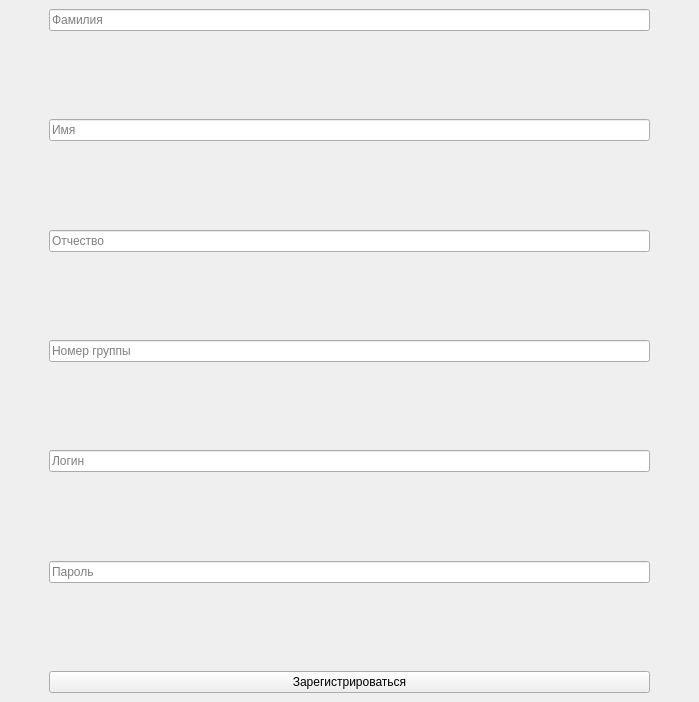
<?xml version="1.0" encoding="UTF-8"?>
<ui version="4.0">
 <class>RegisterWindow</class>
 <widget class="QMainWindow" name="RegisterWindow">
  <property name="geometry">
   <rect>
    <x>0</x>
    <y>0</y>
    <width>699</width>
    <height>702</height>
   </rect>
  </property>
  <property name="windowTitle">
   <string>MainWindow</string>
  </property>
  <widget class="QWidget" name="centralwidget">
   <layout class="QGridLayout" name="gridLayout">
    <item row="0" column="0">
     <layout class="QGridLayout" name="gridLayout_2">
      <item row="8" column="0">
       <layout class="QHBoxLayout" name="horizontalLayout_9">
        <item>
         <spacer name="horizontalSpacer_9">
          <property name="orientation">
           <enum>Qt::Horizontal</enum>
          </property>
          <property name="sizeType">
           <enum>QSizePolicy::Fixed</enum>
          </property>
          <property name="sizeHint" stdset="0">
           <size>
            <width>40</width>
            <height>20</height>
           </size>
          </property>
         </spacer>
        </item>
        <item>
         <widget class="QLineEdit" name="loginField">
          <property name="placeholderText">
           <string>Логин</string>
          </property>
         </widget>
        </item>
        <item>
         <spacer name="horizontalSpacer_10">
          <property name="orientation">
           <enum>Qt::Horizontal</enum>
          </property>
          <property name="sizeType">
           <enum>QSizePolicy::Fixed</enum>
          </property>
          <property name="sizeHint" stdset="0">
           <size>
            <width>40</width>
            <height>20</height>
           </size>
          </property>
         </spacer>
        </item>
       </layout>
      </item>
      <item row="3" column="0">
       <spacer name="verticalSpacer_5">
        <property name="orientation">
         <enum>Qt::Vertical</enum>
        </property>
        <property name="sizeHint" stdset="0">
         <size>
          <width>20</width>
          <height>40</height>
         </size>
        </property>
       </spacer>
      </item>
      <item row="0" column="0">
       <layout class="QHBoxLayout" name="horizontalLayout_5">
        <item>
         <spacer name="horizontalSpacer_3">
          <property name="orientation">
           <enum>Qt::Horizontal</enum>
          </property>
          <property name="sizeType">
           <enum>QSizePolicy::Fixed</enum>
          </property>
          <property name="sizeHint" stdset="0">
           <size>
            <width>40</width>
            <height>20</height>
           </size>
          </property>
         </spacer>
        </item>
        <item>
         <widget class="QLineEdit" name="surnameField">
          <property name="placeholderText">
           <string>Фамилия</string>
          </property>
         </widget>
        </item>
        <item>
         <spacer name="horizontalSpacer_4">
          <property name="orientation">
           <enum>Qt::Horizontal</enum>
          </property>
          <property name="sizeType">
           <enum>QSizePolicy::Fixed</enum>
          </property>
          <property name="sizeHint" stdset="0">
           <size>
            <width>40</width>
            <height>20</height>
           </size>
          </property>
         </spacer>
        </item>
       </layout>
      </item>
      <item row="10" column="0">
       <layout class="QHBoxLayout" name="horizontalLayout_10">
        <item>
         <spacer name="horizontalSpacer_11">
          <property name="orientation">
           <enum>Qt::Horizontal</enum>
          </property>
          <property name="sizeType">
           <enum>QSizePolicy::Fixed</enum>
          </property>
          <property name="sizeHint" stdset="0">
           <size>
            <width>40</width>
            <height>20</height>
           </size>
          </property>
         </spacer>
        </item>
        <item>
         <widget class="QLineEdit" name="passwordField">
          <property name="placeholderText">
           <string>Пароль</string>
          </property>
         </widget>
        </item>
        <item>
         <spacer name="horizontalSpacer_12">
          <property name="orientation">
           <enum>Qt::Horizontal</enum>
          </property>
          <property name="sizeType">
           <enum>QSizePolicy::Fixed</enum>
          </property>
          <property name="sizeHint" stdset="0">
           <size>
            <width>40</width>
            <height>20</height>
           </size>
          </property>
         </spacer>
        </item>
       </layout>
      </item>
      <item row="12" column="0">
       <layout class="QHBoxLayout" name="horizontalLayout_4">
        <item>
         <spacer name="horizontalSpacer_13">
          <property name="orientation">
           <enum>Qt::Horizontal</enum>
          </property>
          <property name="sizeType">
           <enum>QSizePolicy::Minimum</enum>
          </property>
          <property name="sizeHint" stdset="0">
           <size>
            <width>40</width>
            <height>20</height>
           </size>
          </property>
         </spacer>
        </item>
        <item>
         <widget class="QPushButton" name="registerButton">
          <property name="text">
           <string>Зарегистрироваться</string>
          </property>
         </widget>
        </item>
        <item>
         <spacer name="horizontalSpacer_14">
          <property name="orientation">
           <enum>Qt::Horizontal</enum>
          </property>
          <property name="sizeType">
           <enum>QSizePolicy::Minimum</enum>
          </property>
          <property name="sizeHint" stdset="0">
           <size>
            <width>40</width>
            <height>20</height>
           </size>
          </property>
         </spacer>
        </item>
       </layout>
      </item>
      <item row="9" column="0">
       <spacer name="verticalSpacer">
        <property name="orientation">
         <enum>Qt::Vertical</enum>
        </property>
        <property name="sizeHint" stdset="0">
         <size>
          <width>20</width>
          <height>40</height>
         </size>
        </property>
       </spacer>
      </item>
      <item row="7" column="0">
       <spacer name="verticalSpacer_3">
        <property name="orientation">
         <enum>Qt::Vertical</enum>
        </property>
        <property name="sizeHint" stdset="0">
         <size>
          <width>20</width>
          <height>40</height>
         </size>
        </property>
       </spacer>
      </item>
      <item row="4" column="0">
       <layout class="QHBoxLayout" name="horizontalLayout">
        <item>
         <spacer name="horizontalSpacer">
          <property name="orientation">
           <enum>Qt::Horizontal</enum>
          </property>
          <property name="sizeType">
           <enum>QSizePolicy::Fixed</enum>
          </property>
          <property name="sizeHint" stdset="0">
           <size>
            <width>40</width>
            <height>20</height>
           </size>
          </property>
         </spacer>
        </item>
        <item>
         <widget class="QLineEdit" name="patronymicField">
          <property name="placeholderText">
           <string>Отчество</string>
          </property>
         </widget>
        </item>
        <item>
         <spacer name="horizontalSpacer_2">
          <property name="orientation">
           <enum>Qt::Horizontal</enum>
          </property>
          <property name="sizeType">
           <enum>QSizePolicy::Fixed</enum>
          </property>
          <property name="sizeHint" stdset="0">
           <size>
            <width>40</width>
            <height>20</height>
           </size>
          </property>
         </spacer>
        </item>
       </layout>
      </item>
      <item row="5" column="0">
       <spacer name="verticalSpacer_4">
        <property name="orientation">
         <enum>Qt::Vertical</enum>
        </property>
        <property name="sizeHint" stdset="0">
         <size>
          <width>20</width>
          <height>40</height>
         </size>
        </property>
       </spacer>
      </item>
      <item row="6" column="0">
       <layout class="QHBoxLayout" name="horizontalLayout_8">
        <item>
         <spacer name="horizontalSpacer_7">
          <property name="orientation">
           <enum>Qt::Horizontal</enum>
          </property>
          <property name="sizeType">
           <enum>QSizePolicy::Fixed</enum>
          </property>
          <property name="sizeHint" stdset="0">
           <size>
            <width>40</width>
            <height>20</height>
           </size>
          </property>
         </spacer>
        </item>
        <item>
         <widget class="QLineEdit" name="studygroupField">
          <property name="placeholderText">
           <string>Номер группы</string>
          </property>
         </widget>
        </item>
        <item>
         <spacer name="horizontalSpacer_8">
          <property name="orientation">
           <enum>Qt::Horizontal</enum>
          </property>
          <property name="sizeType">
           <enum>QSizePolicy::Fixed</enum>
          </property>
          <property name="sizeHint" stdset="0">
           <size>
            <width>40</width>
            <height>20</height>
           </size>
          </property>
         </spacer>
        </item>
       </layout>
      </item>
      <item row="2" column="0">
       <layout class="QHBoxLayout" name="horizontalLayout_6">
        <item>
         <spacer name="horizontalSpacer_5">
          <property name="orientation">
           <enum>Qt::Horizontal</enum>
          </property>
          <property name="sizeType">
           <enum>QSizePolicy::Fixed</enum>
          </property>
          <property name="sizeHint" stdset="0">
           <size>
            <width>40</width>
            <height>20</height>
           </size>
          </property>
         </spacer>
        </item>
        <item>
         <widget class="QLineEdit" name="firstnameField">
          <property name="placeholderText">
           <string>Имя</string>
          </property>
         </widget>
        </item>
        <item>
         <spacer name="horizontalSpacer_6">
          <property name="orientation">
           <enum>Qt::Horizontal</enum>
          </property>
          <property name="sizeType">
           <enum>QSizePolicy::Fixed</enum>
          </property>
          <property name="sizeHint" stdset="0">
           <size>
            <width>40</width>
            <height>20</height>
           </size>
          </property>
         </spacer>
        </item>
       </layout>
      </item>
      <item row="11" column="0">
       <spacer name="verticalSpacer_2">
        <property name="orientation">
         <enum>Qt::Vertical</enum>
        </property>
        <property name="sizeHint" stdset="0">
         <size>
          <width>20</width>
          <height>40</height>
         </size>
        </property>
       </spacer>
      </item>
      <item row="1" column="0">
       <spacer name="verticalSpacer_6">
        <property name="orientation">
         <enum>Qt::Vertical</enum>
        </property>
        <property name="sizeHint" stdset="0">
         <size>
          <width>20</width>
          <height>40</height>
         </size>
        </property>
       </spacer>
      </item>
     </layout>
    </item>
   </layout>
  </widget>
 </widget>
 <resources/>
 <connections/>
</ui>
